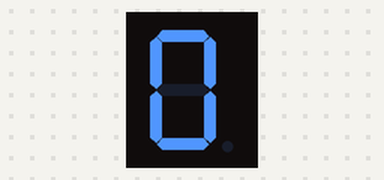
Bench run of a sketch on a simulated Arduino Uno, built with avr-gcc and run on an emulated ATmega328P. Shown: 1-digit seven-segment display. Wiring (inferred from the names in the program): 1-digit 7-segment display, segments lit when HIGH: segments pin 2, pin 3, pin 4, pin 5, pin 6, pin 7, pin 8. The segment pins are drawn as the display they are named for.

Above: at 0.1 s.
At 1.1 s:
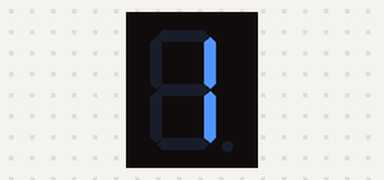
At 2.1 s:
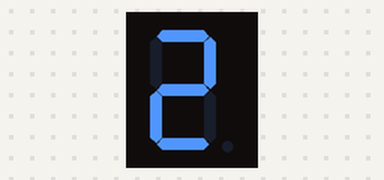
At 5.1 s:
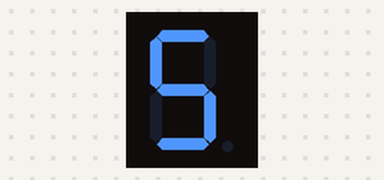
At 7.1 s:
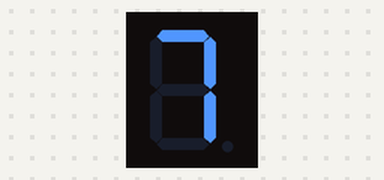
At 9.1 s:
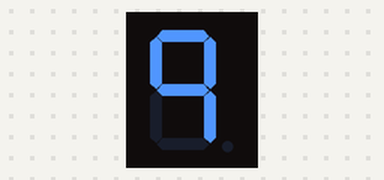

Measured:
- by itself, everything shown: repeats every 10.0 s, in 10 steps
- what the display in image 1 shows lasts 1.0 s, from 1.0 s to 2.0 s

The sketch:

ej3.ino
```cpp
#define a 2
#define b 3
#define c 4
#define d 5
#define e 6
#define f 7
#define g 8
void setup(){
  pinMode(a,OUTPUT);
  pinMode(b,OUTPUT);
  pinMode(c,OUTPUT);
  pinMode(d,OUTPUT);
  pinMode(e,OUTPUT);
  pinMode(f,OUTPUT);
  pinMode(g,OUTPUT);
}

void disp7seg(int n) {
  // se asegura de que todos los pines estén en 0
  digitalWrite(a,0);
  digitalWrite(b,0);
  digitalWrite(c,0);
  digitalWrite(d,0);
  digitalWrite(e,0);
  digitalWrite(f,0);
  digitalWrite(g,0);

  if (n!=1 and n!=6) {
    digitalWrite(a,1);
  }
  if (n!=5 and n!=6) {
    digitalWrite(b,1);
  }
  if (n!=2) {
    digitalWrite(c,1);
  }
  if (n!=1 and n!=4 and n!=7 and n!=9) {
    digitalWrite(d,1);
  }
  if (n!=1 and n!=3 and n!=4 and n!=5 and n!=7 and n!=9) {
    digitalWrite(e,1);
  }
  if (n!=1 and n!=2 and n!=3 and n!=7){
    digitalWrite(f,1);
  }
  if (n!= 0 and n!=1 and n!=7) {
    digitalWrite(g,1);
  }
}
void loop() {
  for(int i = 0;i<=9;i++) {
    disp7seg(i);
    delay(1000);
  }
}
```
